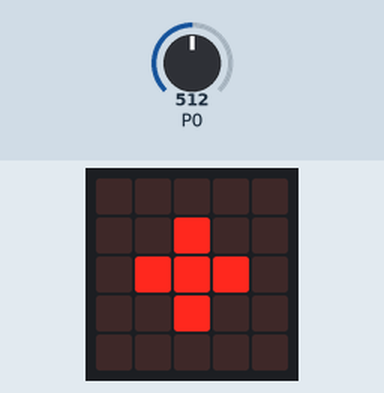
This program was run on a simulated BBC micro:bit (MakeCode). On the bench: the board's 5×5 LED display. The inputs (shaded band) are chosen by the test bench; at power-on: P0 = 512 (analog values on the 0–1023 scale).

Above: at 1.2 s.
1.3 s: P0 set to 584
2.8 s: P0 set to 610
At 4.1 s:
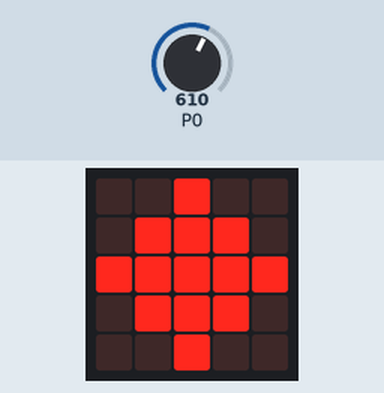
4.4 s: P0 set to 788
5.9 s: P0 set to 815
At 6.7 s:
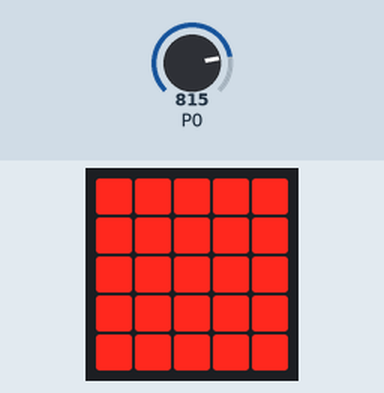
7.8 s: P0 set to 190
At 8.4 s:
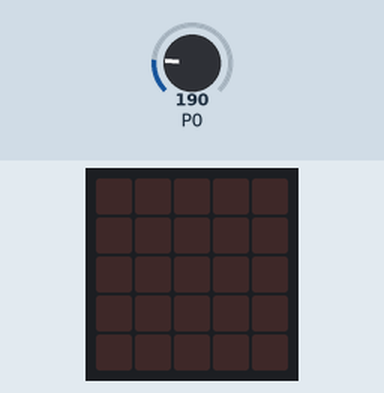
9.4 s: P0 set to 210
At 10.5 s:
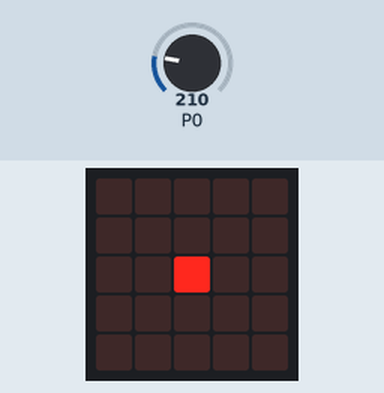
Timing chart, 0 to 11.9 s (numbered marks = the images above; inputs shaded):
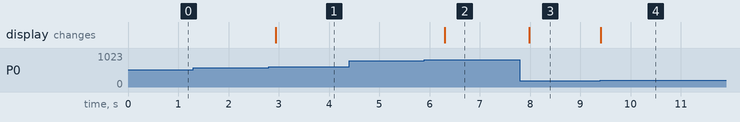

Measured:
- the behaviour switches between 599 and 600 on P0 (found by bisection; images 0 and 1)
- the behaviour switches between 799 and 800 on P0 (found by bisection; images 1 and 2)
- after the input at 1.3 s, every drawn part: stays the same
- after the input at 2.8 s, the display: changes after 0.14 s (image 1)
- after the input at 4.4 s, every drawn part: stays the same
- after the input at 5.9 s, the display: changes after 0.40 s (image 2)
- after the input at 7.8 s, the display: changes after 0.18 s (image 3)
- after the input at 9.4 s, the display: changes at once (image 4)

The program:

main.ts
```typescript
/**
 * Miguel Lázaro Moguilnaia
 *
 * 2º ESO A
 */
basic.forever(function () {
    if (pins.analogReadPin(AnalogPin.P0) < 200) {
        basic.clearScreen()
    } else if (pins.analogReadPin(AnalogPin.P0) < 400) {
        led.plot(2, 2)
    } else if (pins.analogReadPin(AnalogPin.P0) < 600) {
        basic.showLeds(`
            . . . . .
            . . # . .
            . # # # .
            . . # . .
            . . . . .
            `)
    } else if (pins.analogReadPin(AnalogPin.P0) < 800) {
        basic.showLeds(`
            . . # . .
            . # # # .
            # # # # #
            . # # # .
            . . # . .
            `)
    } else {
        basic.showLeds(`
            # # # # #
            # # # # #
            # # # # #
            # # # # #
            # # # # #
            `)
    }
})
```

test.ts
```typescript
// aquí va el archivo "tests"; esto no se compilará cuando este paquete se utilice como una extensión.
```
